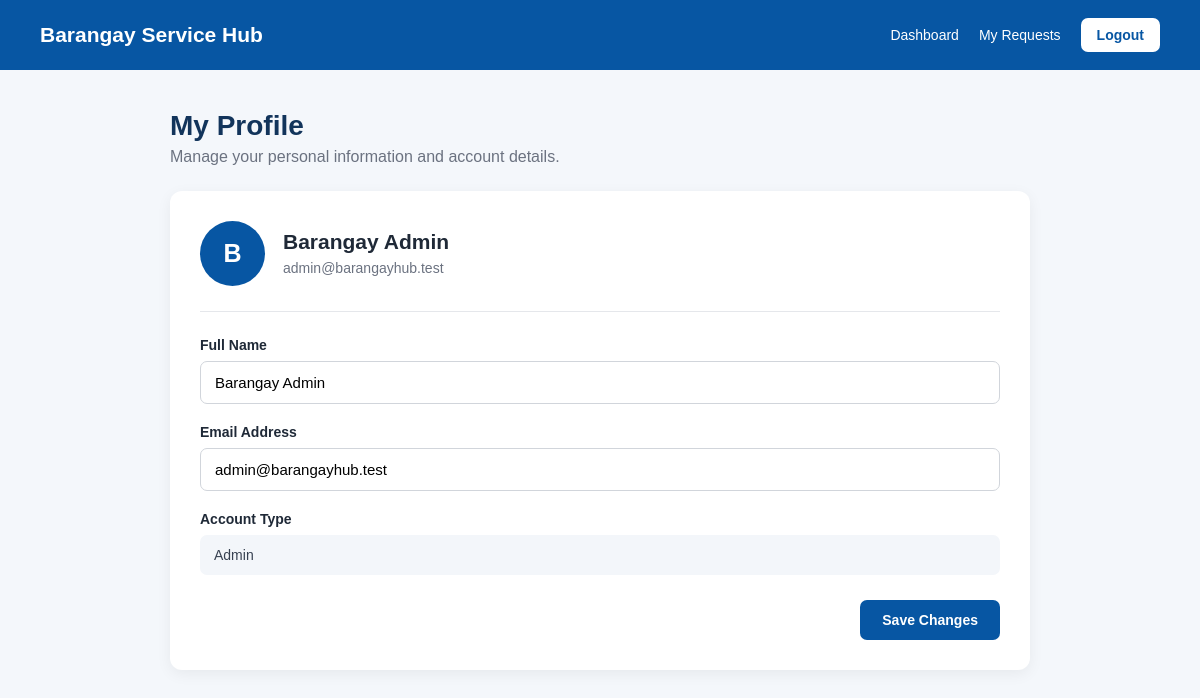
The app's page /profile.php (signed in) with its own data.
### tables this page shows
CREATE TABLE `users` (
  `id` int(11) NOT NULL,
  `full_name` varchar(120) NOT NULL,
  `email` varchar(120) NOT NULL,
  `password` varchar(255) NOT NULL,
  `phone` varchar(30) DEFAULT NULL,
  `address` varchar(255) DEFAULT NULL,
  `role` enum('resident','admin') NOT NULL DEFAULT 'resident',
  `status` enum('active','inactive') NOT NULL DEFAULT 'active',
  `created_at` datetime DEFAULT current_timestamp()
);

### profile.php (the view, shortened to what this page needs)
<?php
require_once __DIR__ . "/config/database.php";
$userId = $_SESSION['user_id'];
$stmt = $conn->prepare("
    SELECT full_name, email, role
    FROM users
    WHERE id = ?
    LIMIT 1
");
$stmt->bind_param("i", $userId);
$stmt->execute();
$user = $stmt->get_result()->fetch_assoc();
$userName = $user['full_name'];
$userEmail = $user['email'];
$userRole = $user['role'];
?>
<!DOCTYPE html>
<html lang="en">
<head>
</head>
<body>
<nav class="navbar">
    <a href="dashboard.php" class="brand">
        Barangay Service Hub
    </a>
    <div class="nav-right">
        <a href="dashboard.php">
            Dashboard
        </a>
        <a href="my-requests.php">
            My Requests
        </a>
        <a href="logout.php" class="logout">
            Logout
        </a>
    </div>
</nav>
<div class="container">
    <div class="page-title">
        <h1>My Profile</h1>
        <p>
            Manage your personal information and account details.
        </p>
    </div>
    <div class="card">
        <div class="profile-header">
            <div class="avatar">
                <?= strtoupper(substr($userName, 0, 1)); ?>
            </div>
            <div>
                <h2>
                    <?= htmlspecialchars($userName); ?>
                </h2>
                <span>
                    <?= htmlspecialchars($userEmail); ?>
                </span>
            </div>
        </div>
        <form method="POST">
            <div class="form-group">
                <label for="full_name">
                    Full Name
                </label>
                <input
                    type="text"
                    id="full_name"
                    name="full_name"
                    value="<?= htmlspecialchars($userName); ?>"
                    required
                >
            </div>
            <div class="form-group">
                <label for="email">
                    Email Address
                </label>
                <input
                    type="email"
                    id="email"
                    name="email"
                    value="<?= htmlspecialchars($userEmail); ?>"
                    required
                >
            </div>
            <div class="form-group">
                <label>
                    Account Type
                </label>
                <div class="role-box">
                    <?= htmlspecialchars(ucfirst($userRole)); ?>
                </div>
            </div>
            <div class="button-row">
                <button type="submit">
                    Save Changes
                </button>
            </div>
        </form>
    </div>
</div>
</body>
</html>

### profile.php (style rules this page uses)
* { box-sizing: border-box; margin: 0; padding: 0; }
body { font-family: Arial, Helvetica, sans-serif; background: #f4f7fb; color: #1f2937; }
.navbar { height: 70px; background: #0756a3; color: white; display: flex; align-items: center; justify-content: space-between; padding: 0 40px; }
.brand { font-size: 21px; font-weight: bold; color: white; text-decoration: none; transition: opacity 0.2s ease; }
.nav-right { display: flex; align-items: center; gap: 20px; }
.nav-right a { color: white; text-decoration: none; font-size: 14px; }
.logout { background: #ffffff; color: #0756a3 !important; padding: 9px 16px; border-radius: 7px; font-weight: bold; }
.container { max-width: 900px; margin: 40px auto; padding: 0 20px; }
.page-title { margin-bottom: 25px; }
.page-title h1 { font-size: 28px; color: #12345b; margin-bottom: 6px; }
.page-title p { color: #6b7280; }
.card { background: white; border-radius: 12px; padding: 30px; box-shadow: 0 4px 15px rgba(0, 0, 0, 0.06); }
.profile-header { display: flex; align-items: center; gap: 18px; padding-bottom: 25px; margin-bottom: 25px; border-bottom: 1px solid #e5e7eb; }
.avatar { width: 65px; height: 65px; border-radius: 50%; background: #0756a3; color: white; display: flex; align-items: center; justify-content: center; font-size: 25px; font-weight: bold; flex-shrink: 0; }
.profile-header h2 { font-size: 21px; margin-bottom: 5px; }
.profile-header span { color: #6b7280; font-size: 14px; }
.form-group { margin-bottom: 20px; }
label { display: block; font-weight: bold; margin-bottom: 8px; font-size: 14px; }
input { width: 100%; padding: 12px 14px; border: 1px solid #d1d5db; border-radius: 7px; font-size: 15px; outline: none; }
.role-box { background: #f3f6fa; padding: 12px 14px; border-radius: 7px; color: #374151; font-size: 14px; }
.button-row { display: flex; justify-content: flex-end; margin-top: 25px; }
button { border: none; background: #0756a3; color: white; padding: 12px 22px; border-radius: 7px; font-size: 14px; font-weight: bold; cursor: pointer; }

### records on screen
users: full_name "B", full_name "Barangay Admin", email "admin@barangayhub.test", role "Admin"
